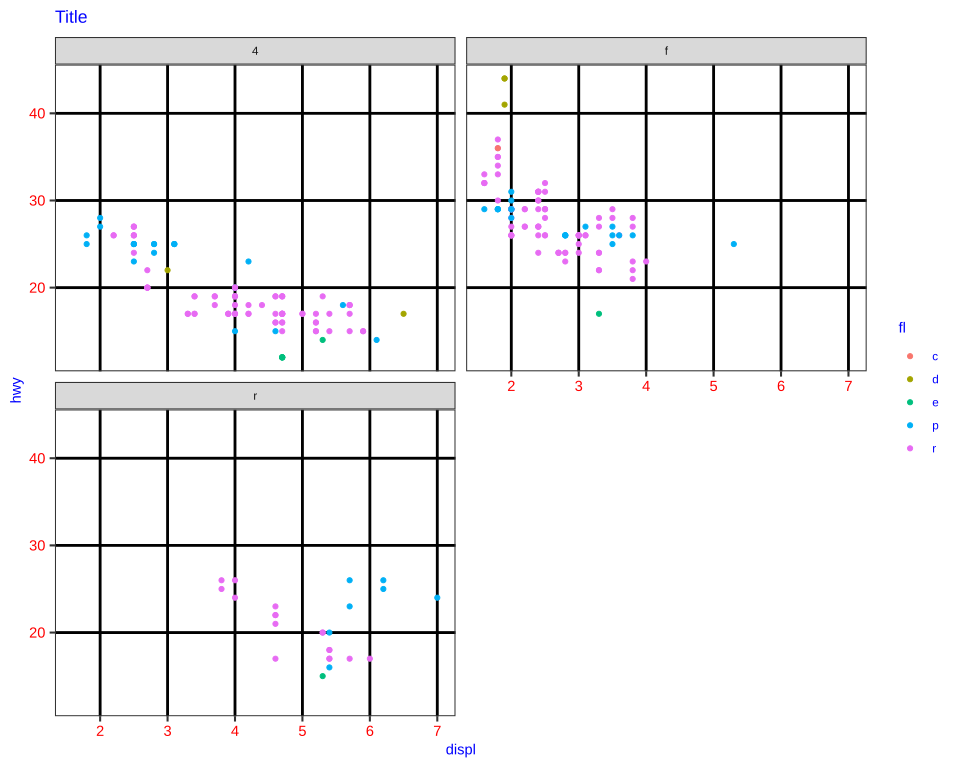

This chart was generated by the following R code:
# The plot test/golden/theme_order.svg draws, drawn by ggplot2 itself, as ggplot2's own visual
# tests draw their snapshots: the independent check on that golden whenever it changes. The suite
# never runs this; it needs R, ggplot2 and vdiffr, saved as the Docker image
# giggly-r:ggplot2-4.0.3. From the repository's root:
#
#   docker run --rm -v "$PWD/test/golden":/golden:ro giggly-r:ggplot2-4.0.3 \
#     Rscript /golden/theme_order.R > theme_order.ggplot2.svg
#
# and compare the two drawings element by element, as test/golden/point.R describes.
#
# mpg's highway mileage against engine size, coloured by fuel, a panel for each drive, with settings
# laid over theme_bw() at a base size of 16 in turn. The red background given before it is dropped
# with the theme it was laid over. The tick labels, removed and then set red, replace theme_bw()'s
# element whole, so they take their size from the text, not 0.8 of it; the grid lines, set red and
# then removed, are gone, and the major ones set 1 millimetre wide after them skip the removal and
# are black, the minor ones still removed. The root text, removed and then set blue, takes what it
# leaves unset from theme_gray()'s at its default size of 11 points, so every text is 11 points or
# its share of that, blue but where its element sets a colour, while the spacing and margins keep
# theme_bw()'s at 16. The points are set at theme_gray()'s size and stroke.
#
# First checked with ggplot2 4.0.3 and vdiffr 1.0.9: every element and clip path matches, in
# ggplot2's order, but the background's edge, which R writes as its rounding error.

library(ggplot2)

plot <- ggplot(mpg, aes(displ, hwy, colour = fl)) +
  geom_point(size = 1.5, stroke = 0.5) +
  facet_wrap(~drv, ncol = 2) +
  labs(title = "Title") +
  theme(plot.background = element_rect(fill = "red")) +
  theme_bw(base_size = 16) +
  theme(axis.text = element_blank(), panel.grid = element_line(colour = "red")) +
  theme(axis.text = element_text(colour = "red"), panel.grid = element_blank()) +
  theme(panel.grid.major = element_line(linewidth = 1)) +
  theme(text = element_blank()) +
  theme(text = element_text(colour = "blue"))

file <- tempfile(fileext = ".svg")
vdiffr::write_svg(plot, file)
cat(readLines(file), sep = "\n")
